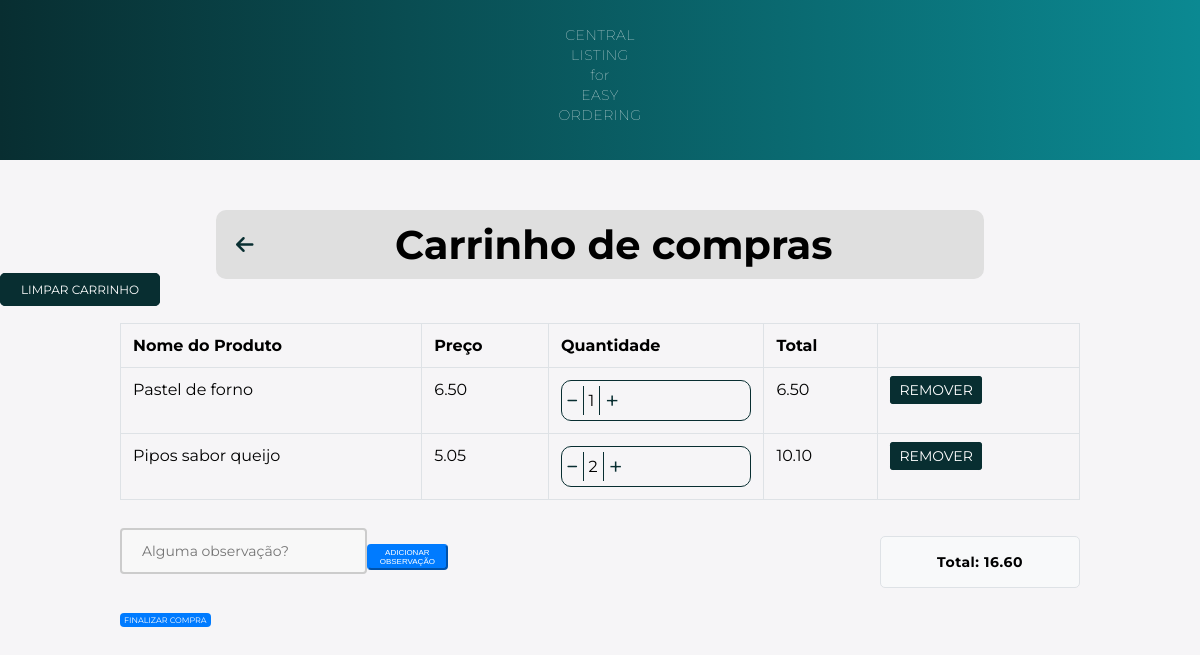
The app's page /cart/ (signed in), older data.
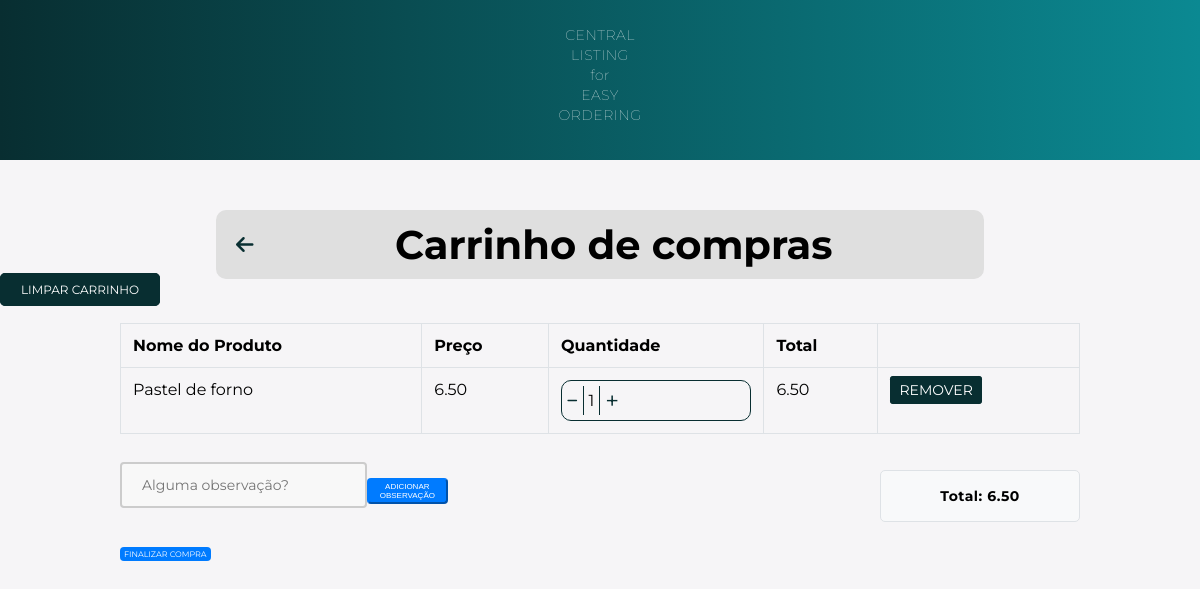
The same page, newer data.
### main/models.py (models this page shows, shortened)
class Cart(models.Model):
    user = models.ForeignKey(User, on_delete=models.CASCADE)
    product = models.ForeignKey(FoodProduct, on_delete=models.CASCADE)
    quantity = models.PositiveBigIntegerField(default=1)

class FoodProduct(models.Model):
    name = models.CharField(max_length=255)
    price = models.DecimalField(max_digits=10, decimal_places=2)
    image = models.ImageField(upload_to='static/food_products/', default="static/food_products/default")
    description = models.TextField()
    ingredients = models.ManyToManyField(Ingredients, blank=True)

### main/views.py (the view)
# urls.py: path('cart/', views.cart, name='cart'),
@login_required(login_url='login')
def cart(request):
    cart_items = Cart.objects.filter(user=request.user)
    cart_items_total = []
    for item in cart_items:
        total = item.product.price * item.quantity
        cart_items_total.append((item, total))
    cart_total = sum([total for _, total in cart_items_total])
    if request.method == "POST":
        form = CartForm(request.POST)
        if form.is_valid():
            obs = form.cleaned_data["text_box_obs"]
            request.session["cart_obs"] = obs
            return redirect('cart')
    else:
        form = CartForm()
    context = {
        'cart_items_total': cart_items_total,
        'cart_total': cart_total,
        'form': form,
    }
    return render(request, 'cart.html', context)

### main/forms.py
class CartForm(forms.Form):
    text_box_obs = forms.CharField(widget=forms.Textarea(attrs={'rows': 4, 'placeholder': 'Alguma observação?'}), required=False)

### templates/cart.html (shortened to what this page needs)
{% load static %}
<!DOCTYPE html>
<html>
<head>
    <link rel="stylesheet" type="text/css" href="{% static './css/cart.css' %}">
    <link rel="stylesheet" href="https://cdnjs.cloudflare.com/ajax/libs/font-awesome/6.4.0/css/all.min.css" />
</head>
<body>
    <nav>
        <p>CENTRAL<br>LISTING<br>for<br>EASY<br>ORDERING</p>
    </nav>
    <div class="container">
        <div class="top-bar">
            <a href="{% url 'home' %}" class="back-to-home">
                <i class="fas fa-arrow-left"></i>
            </a>
            <h1 class="top-bar-title">Carrinho de compras</h1>
        </div>
    </div>
    <a href="{% url 'clear_cart' %}" class="btn btn-danger clear-cart-btn" name="clearCart">Limpar carrinho</a>
    <div class="container">
        <div class="row">
            <div class="col-12">
                {% if cart_items_total %}
                <div class="table-container">
                <table class="table table-bordered">
                    <thead>
                        <tr>
                            <th>Nome do Produto</th>
                            <th>Preço</th>
                            <th>Quantidade</th>
                            <th>Total</th>
                            <th></th>
                        </tr>
                    </thead>
                    <tbody>
                        {% for item, total in cart_items_total %}
                        <tr>
                            <td>{{ item.product.name }}</td>
                            <td>{{ item.product.price }}</td>
                            <td>
                                <div class="quantity-box">
                                    <a href="{% url 'decrement_quantity' item.product.id %}" class="fa-sharp fa-solid fa-minus btn-sm minus-link" style="text-decoration: none" name="decreaseCart"></a>
                                    <span class="quantity-number">{{ item.quantity }}</span>
                                    <a href="{% url 'increment_quantity' item.product.id %}" class="fa-light fa-plus btn-sm plus-link" style="text-decoration: none" name="increaseCart"></a>
                                </div>
                            </td>
                            <td>{{ total }}</td>
                            <td>
                                <a href="{% url 'remove_from_cart' item.product.id %}" class="btn btn-danger btn-sm" name="removeCart">Remover</a>
                            </td>
                        </tr>
                        {% endfor %}
                    </tbody>
                </table>
            </div>
            {% if cart_items_total %}
                <div class="bottom-container">
                    <form method="post">
                        <div class="observation-container">
                            <input type="text" name="{{ form.text_box_obs.name }}" class="observation-box" placeholder="Alguma observação?"/>
                            <div class="add-observation-btn-container">
                                <button type="submit" class="btn btn-primary" name="obsCartBtn">Adicionar observação</button>
                            </div>
                        </div>
                    </form>
                    <div class="total-box">
                        <p class="total-text">Total: {{ cart_total }}</p>
                    </div>
                </div>
            {% endif %}
                {% else %}
                <div class="empty-cart-message">
                    <p>Seu carrinho está vazio. <a href="{% url 'home' %}">Continue comprando</a>.</p>
                </div>
                {% endif %}
                <div>
                    <a href="{% url 'generate_qr_code' %}" class="btn btn-primary">Finalizar Compra</a>
            </div>
        </div>
    </div>
</body>
</html>

### static/css/cart.css (style rules this page uses)
* { box-sizing: border-box; margin: 0; padding: 0; }
body { background: #f6f5f7; font-family: 'Montserrat', sans-serif; }
nav { background: linear-gradient(90deg, #082E31, #0b8992); padding: 5px; text-align: center; font-size: 15px; font-weight: bold; width: 100%; color: #fff; margin-bottom: 50px; }
p { font-size: 14px; font-weight: 100; line-height: 20px; letter-spacing: 0.5px; margin: 20px 0 30px; }
.container { width: 80%; margin: 0 auto; position: relative; }
.table { width: 100%; margin-bottom: 1rem; background-color: transparent; border-collapse: collapse; }
.table-bordered { border: 1px solid #dee2e6; }
.table-bordered th, .table-bordered td { border: 1px solid #dee2e6; }
th { text-align: inherit; padding: 0.75rem; vertical-align: top; border-top: 1px solid #dee2e6; }
td { padding: 0.75rem; vertical-align: top; border-top: 1px solid #dee2e6; }
.btn { text-transform: uppercase; font-size: 12px; padding: 8px 20px; border-radius: 5px; cursor: pointer; text-decoration: none; }
.btn-danger { background-color:#082E31; color: #fff; border: 1px solid #082E31; }
.btn-sm { font-size: 0.875rem; padding: 0.25rem 0.5rem; border-radius: 0.2rem; }
.plus-link { padding: 5px 5px; display: inline-block; background-color: #f6f5f7; color: #082E31; font-size: 24px }
.minus-link { padding: 5px 5px; display: inline-block; background-color: #f6f5f7; color: #082E31; font-size: 12px }
.quantity-box { display: flex; align-items: center; border: 1px solid #082E31; border-radius: 10px; box-sizing: 1px; }
.quantity-number { display: inline-block; padding: 5px 5px; border-left: 1px solid #082E31; border-right: 1px solid #082E31; }
.top-bar { display: flex; align-items: center; padding: 10px 20px; background-color: #dfdfdf; border-radius: 10px; width: 80%; margin: 0 auto; position: relative; }
.top-bar-title { flex-grow: 1; margin: 0; font-size: 40px; text-align: center; }
.back-to-home { color: #082E31; font-size: 20px; margin-right: 10px; }
.clear-cart-btn { margin-top: 15px; margin-bottom: 15px; }
.total-box { background-color: #f8f9fa; border: 1px solid #dee2e6; padding: 15px; margin-bottom: 20px; border-radius: 5px; width: 100%; max-width: 200px; text-align: center; right: 0; }
.total-text { margin: 0; font-weight: bold; }
.table-container { margin-top: 25px; }
.observation-box { width: 100%; padding: 12px 20px; margin: 8px 0; box-sizing: border-box; border: 2px solid #ccc; border-radius: 4px; background-color: #f8f8f8; resize: none; font-size: 14px; font-family: inherit; margin-bottom: 10px; }
.btn-primary { background-color: #007bff; border-color: #007bff; color: #fff; padding: 2px 4px; font-size: 8px; border-radius: 4px; cursor: pointer; transition: all 0.3s; }
.observation-container { display: flex; align-items: center; justify-content: space-between; margin-bottom: 20px; }
.total-box { margin-top: 20px; }
.bottom-container { display: flex; justify-content: space-between; align-items: center; flex-wrap: wrap; }
.add-observation-btn-container { text-align: left; margin-top: 10px; }

Row changes from the older to the newer data that the page shows:
removed Cart: product.name "Pipos sabor queijo", product.price "5.05", quantity "2", total "10.10"
Text that changed along with them:
{{ cart_total }}: "16.60" → "6.50"
